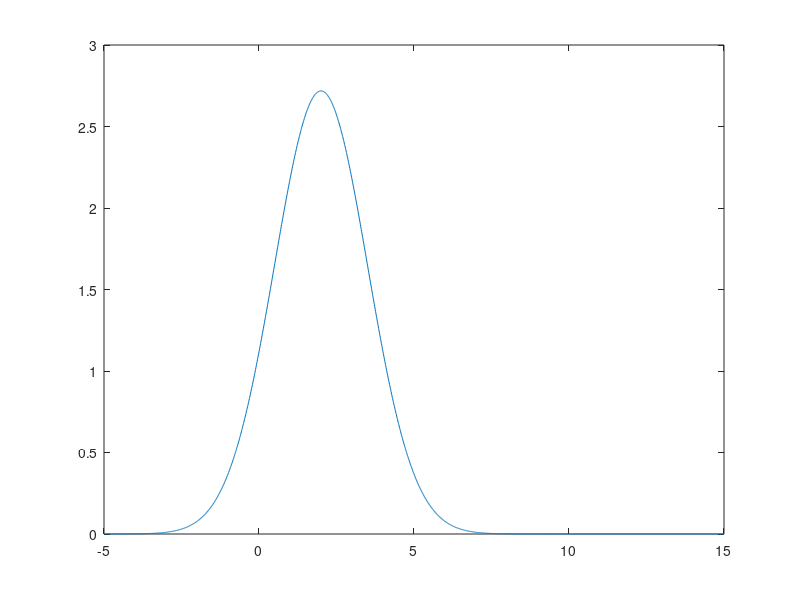

Source code (MATLAB):
close all;clear;clc;
Fs = 50;
t = 0 : 1/Fs : 6;
x = 3 * (t>=2 & t<=4);
plot(t,x);
ylim([-0.5,3.5]);
[mean(x) 303/301]
[sum(x.^2)/Fs x*x'/Fs]
%%
close all; clear;clc;
Fs=50;
t = -5 : 1/50 : 5;
x = 3 * (1-abs(t)/2) .* (abs(t)<=2);
%sygnał trojkaty zmierza do nieskonczonosci i musi być od -2 do 2 * synał prostokątnu
plot(t,x)
x*x'/Fs
%% sygnal harmoniczny
close all;clear;clc;
Fs = 100;
t = -5 : 1/Fs : 15 ;
amp = linspace(6,4,length(t));
x = sin(2*pi*3*t) .* (5.5-t/10);
x= amp .* sin(2*pi*3*t);
plot(t,x)
%% sygnal sinc
close all;clear;clc;
Fs = 100;
t = -5 : 1/Fs : 15 ;
x= sinc(2*t);

plot(t,x)
%% singn
close all;clear;clc;
Fs = 100;
t = -5 : 1/Fs : 15 ;
x = sign(t);
plot(t,x)

%% Heaviside
close all;clear;clc;
Fs = 100;
t = -5 : 1/Fs : 15 ;
x = t>=0;
plot(t,x)
%% podejscie informatyczne
close all;clear;clc;
Fs = 100;
t = -5 : 1/Fs : 15 ;
x= (t==0);
plot(t,x)
%% sza 
close all;clear;clc;
Fs = 100;
t = -5 : 1/Fs : 15 ;
dt = 0.1;
% x=(mod(t,dt)==0);
x= mod(-500:1500,10)==0;
plot(t,x)

%% krzywa Gaussa
close all;clear;clc;
Fs = 100;
t = -5 : 1/Fs : 15 ;
amp = exp(1);
x= amp .* exp((-(t-2).^2) / 2*(1.5^2));
x= exp(1)*exp(-(t-2).*(t-2)/(2*1.5^2));

plot(t,x)